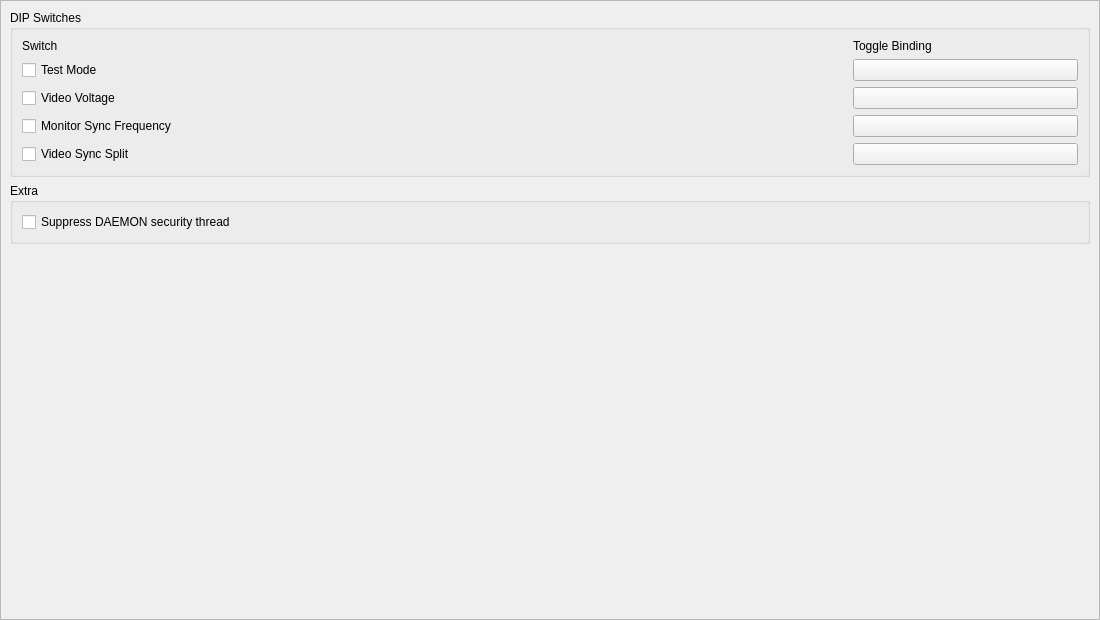
<?xml version="1.0" encoding="UTF-8"?>
<ui version="4.0">
 <class>JVSControlsWidget</class>
 <widget class="QWidget" name="JVSControlsWidget">
  <property name="geometry">
   <rect>
    <x>0</x>
    <y>0</y>
    <width>1100</width>
    <height>620</height>
   </rect>
  </property>
  <layout class="QGridLayout" name="gridLayout">
   <property name="leftMargin">
    <number>0</number>
   </property>
   <property name="topMargin">
    <number>0</number>
   </property>
   <property name="rightMargin">
    <number>0</number>
   </property>
   <property name="bottomMargin">
    <number>0</number>
   </property>
   <item row="0" column="0">
    <widget class="QScrollArea" name="scrollArea">
     <property name="frameShape">
      <enum>QFrame::Shape::StyledPanel</enum>
     </property>
     <property name="frameShadow">
      <enum>QFrame::Shadow::Sunken</enum>
     </property>
     <property name="widgetResizable">
      <bool>true</bool>
     </property>
     <widget class="QWidget" name="scrollAreaWidgetContents">
      <property name="geometry">
       <rect>
        <x>0</x>
        <y>0</y>
        <width>1098</width>
        <height>618</height>
       </rect>
      </property>
      <layout class="QVBoxLayout" name="scrollLayout">
       <item>
        <widget class="QGroupBox" name="dipSwitchGroup">
         <property name="title">
          <string>DIP Switches</string>
         </property>
         <layout class="QGridLayout" name="dipSwitchLayout" columnstretch="1,0">
          <item row="0" column="0">
           <widget class="QLabel" name="switchHeaderLabel">
            <property name="text">
             <string>Switch</string>
            </property>
           </widget>
          </item>
          <item row="0" column="1">
           <widget class="QLabel" name="bindingHeaderLabel">
            <property name="text">
             <string>Toggle Binding</string>
            </property>
           </widget>
          </item>
          <item row="1" column="0">
           <widget class="QCheckBox" name="testMode">
            <property name="text">
             <string>Test Mode</string>
            </property>
           </widget>
          </item>
          <item row="1" column="1">
           <widget class="InputBindingWidget" name="toggleTestMode">
            <property name="minimumSize">
             <size>
              <width>225</width>
              <height>0</height>
             </size>
            </property>
            <property name="maximumSize">
             <size>
              <width>225</width>
              <height>16777215</height>
             </size>
            </property>
            <property name="text">
             <string/>
            </property>
           </widget>
          </item>
          <item row="2" column="0">
           <widget class="QCheckBox" name="videoVoltage">
            <property name="text">
             <string>Video Voltage</string>
            </property>
           </widget>
          </item>
          <item row="2" column="1">
           <widget class="InputBindingWidget" name="toggleVideoVoltage">
            <property name="minimumSize">
             <size>
              <width>225</width>
              <height>0</height>
             </size>
            </property>
            <property name="maximumSize">
             <size>
              <width>225</width>
              <height>16777215</height>
             </size>
            </property>
            <property name="text">
             <string/>
            </property>
           </widget>
          </item>
          <item row="3" column="0">
           <widget class="QCheckBox" name="monitorSyncFrequency">
            <property name="text">
             <string>Monitor Sync Frequency</string>
            </property>
           </widget>
          </item>
          <item row="3" column="1">
           <widget class="InputBindingWidget" name="toggleMonitorSyncFrequency">
            <property name="minimumSize">
             <size>
              <width>225</width>
              <height>0</height>
             </size>
            </property>
            <property name="maximumSize">
             <size>
              <width>225</width>
              <height>16777215</height>
             </size>
            </property>
            <property name="text">
             <string/>
            </property>
           </widget>
          </item>
          <item row="4" column="0">
           <widget class="QCheckBox" name="videoSyncSplit">
            <property name="text">
             <string>Video Sync Split</string>
            </property>
           </widget>
          </item>
          <item row="4" column="1">
           <widget class="InputBindingWidget" name="toggleVideoSyncSplit">
            <property name="minimumSize">
             <size>
              <width>225</width>
              <height>0</height>
             </size>
            </property>
            <property name="maximumSize">
             <size>
              <width>225</width>
              <height>16777215</height>
             </size>
            </property>
            <property name="text">
             <string/>
            </property>
           </widget>
          </item>
         </layout>
        </widget>
       </item>
       <item>
        <widget class="QGroupBox" name="extraGroup">
         <property name="title">
          <string>Extra</string>
         </property>
         <layout class="QVBoxLayout" name="extraLayout">
          <item>
           <widget class="QCheckBox" name="suppressDaemon">
            <property name="text">
             <string>Suppress DAEMON security thread</string>
            </property>
           </widget>
          </item>
         </layout>
        </widget>
       </item>
       <item>
        <spacer name="verticalSpacer">
         <property name="orientation">
          <enum>Qt::Orientation::Vertical</enum>
         </property>
         <property name="sizeHint" stdset="0">
          <size>
           <width>20</width>
           <height>40</height>
          </size>
         </property>
        </spacer>
       </item>
      </layout>
     </widget>
    </widget>
   </item>
  </layout>
 </widget>
 <customwidgets>
  <customwidget>
   <class>InputBindingWidget</class>
   <extends>QPushButton</extends>
   <header>Settings/InputBindingWidget.h</header>
  </customwidget>
 </customwidgets>
 <tabstops>
  <tabstop>testMode</tabstop>
  <tabstop>toggleTestMode</tabstop>
  <tabstop>videoVoltage</tabstop>
  <tabstop>toggleVideoVoltage</tabstop>
  <tabstop>monitorSyncFrequency</tabstop>
  <tabstop>toggleMonitorSyncFrequency</tabstop>
  <tabstop>videoSyncSplit</tabstop>
  <tabstop>toggleVideoSyncSplit</tabstop>
 </tabstops>
 <resources/>
 <connections/>
</ui>
